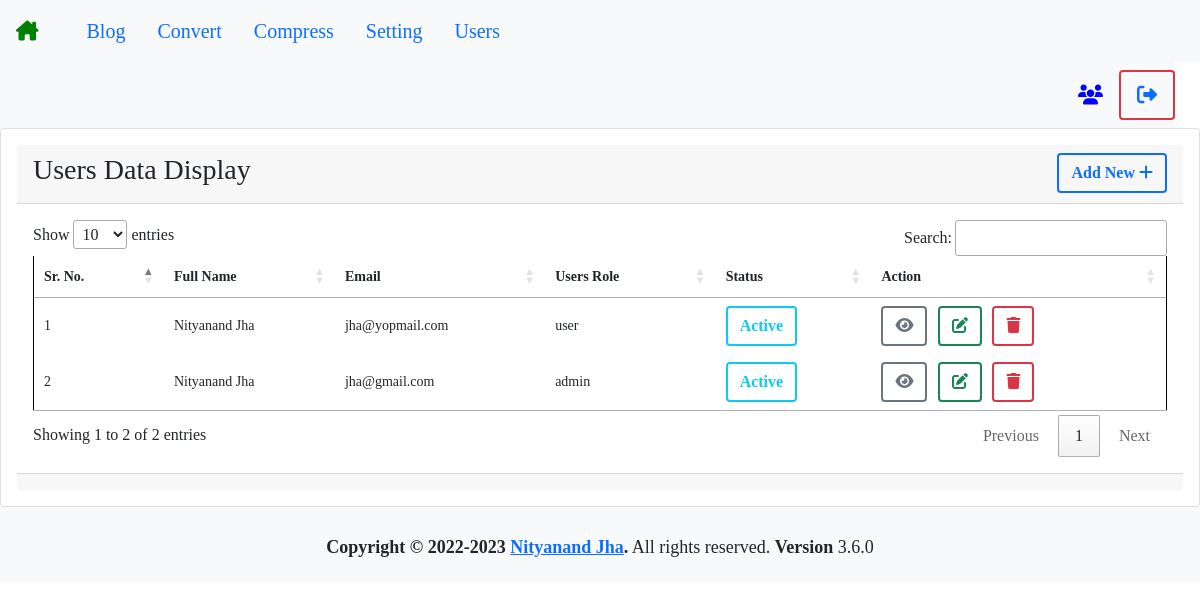
Screenshot of /admin/users/index.php (signed in) with the database file from the repository.
### tables this page shows
CREATE TABLE IF NOT EXISTS `users` (
  `id` int(11) NOT NULL AUTO_INCREMENT,
  `created_by` int(11) NOT NULL,
  `role` enum('admin','user') NOT NULL,
  `name` varchar(500) NOT NULL,
  `email` varchar(500) NOT NULL,
  `password` varchar(500) NOT NULL,
  `status` int(11) NOT NULL DEFAULT '1',
  `created_at` timestamp NOT NULL DEFAULT CURRENT_TIMESTAMP,
  `updated_at` timestamp NOT NULL DEFAULT CURRENT_TIMESTAMP ON UPDATE CURRENT_TIMESTAMP,
  PRIMARY KEY (`id`)
);

### admin/layouts/function.php (called while the page is built, shortened)
<?php
    function select_all($table_name, $conn)
	{
		$query = "select * from ".$table_name." ORDER BY id DESC";
		$res =  $conn->query($query);
		$data = [];
		foreach($res as $rec){
			$data[] = $rec;
		}
		return $data;
	}
?>

### admin/users/index.php (the view, shortened to what this page needs)
<?php
    require_once('../layouts/config.php');
    require_once('../layouts/function.php');
    require_once('../layouts/header.php');
    $all_data = select_all('`users`', $conn);
?>
<div class="card card-body rounded bg-white">
    <div class="card-header">
        <h3>Users Data Display
            <div style="float: right;">
                <button onclick="add_new()" class="btn btn-ft border-2 rounded-5 btn-outline-primary"><b> Add New <i
                            class="fas fa-plus"></i> </b></button>
            </div>
        </h3>
    </div>
    <div class="card-body">
        <div class="row">
            <table>
                <thead>
                    <th>Sr. No.</th>
                    <th>Full Name</th>
                    <th>Email</th>
                    <th>Users Role</th>
                    <th>Status</th>
                    <th>Action</th>
                </thead>
                <tbody>
                    <?php foreach($all_data as $key => $val){ ?>
                    <tr>
                        <td><?= ($key + 1); ?></td>
                        <td><?= $val['name']; ?></td>
                        <td><?= $val['email']; ?></td>
                        <td><?= $val['role']; ?></td>
                        <td>
                            <form action="<?= $_SERVER['PHP_SELF']; ?>" method="post">
                                <?= ($val['status'] == '0') ? '<button type="submit" name="status_submit" class="btn btn-ft border-2 rounded-5 btn-outline-dark"><b> InActive </b></button>' : '<button type="submit" name="status_submit" class="btn btn-ft border-2 rounded-5 btn-outline-info"><b> Active </b></button>' ?>
                            </form>
                        </td>
                        <td>
                            <button title="Password Change" onClick="password('<?= $val['id']; ?>', '<?= $val['created_by']; ?>')"
                                class="btn btn-ft border-2 rounded-5 btn-outline-secondary"><b> <i
                                        class="fas fa-eye"></i> </b></button>
                            <button onClick="edit('<?= $val['id']; ?>', '<?= $val['created_by']; ?>')"
                                class="btn btn-ft border-2 rounded-5 btn-outline-success"><b> <i
                                        class="fas fa-edit"></i> </b></button>
                            <button onClick="deletes('<?= $val['id']; ?>', '<?= $val['created_by']; ?>')"
                                class="btn btn-ft border-2 rounded-5 btn-outline-danger"><b> <i
                                        class="fas fa-trash"></i> </b></button>
                        </td>
                    </tr>
                    <?php } ?>
                </tbody>
            </table>
        </div>
    </div>
    <div class="card-footer">
    </div>
</div>
<?php
    require_once('../layouts/footer.php');
?>

### admin/layouts/header.php (style rules this page uses)
* { font-family: 'Times New Roman', Times, serif; }
table { font-size: 14px; border-right: 1px solid black; border-left: 1px solid black; }

### rows the page displays
users: name "Nityanand Jha", email "jha@yopmail.com", role "user", status "Active"
users: name "Nityanand Jha", email "jha@gmail.com", role "admin", status "Active"
